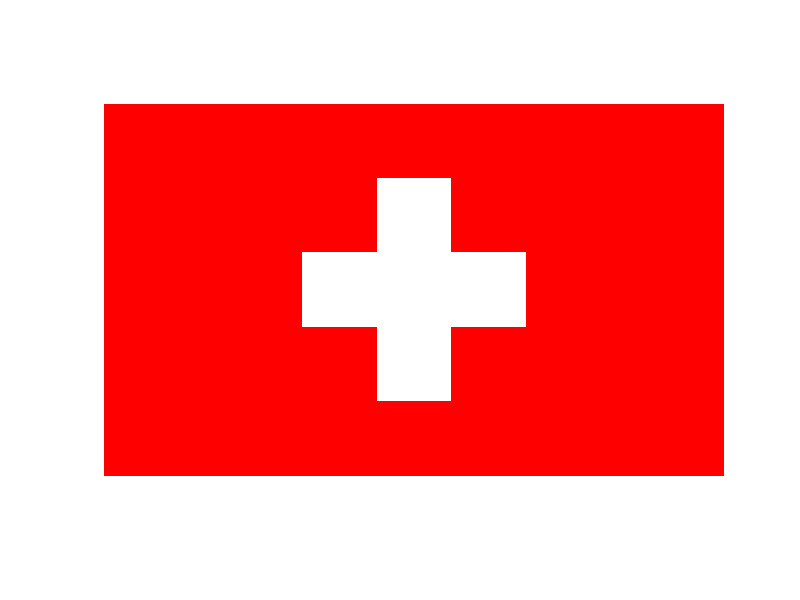

Here is the MATLAB script that generated this plot:
clc
ancho = 500;
alto = 300;

  background_color = [255, 0, 0];
  bandera = uint8(zeros([alto, ancho, 3]));
  bandera(:, :, 1) = background_color(1); % R
  bandera(:, :, 2) = background_color(2); % G
  bandera(:, :, 3) = background_color(3); % B

  ancho_cruz = 180; % Ancho de la cruz
  largo_cruz = 60; % Largo de la cruz

  inicio_x = floor((ancho - ancho_cruz) / 2) + 1;
  fin_x = inicio_x + ancho_cruz - 1;
  inicio_y = floor((alto - largo_cruz) / 2) + 1;
  fin_y = inicio_y + largo_cruz - 1;

  bandera(inicio_y:fin_y, inicio_x:fin_x, 1) = 255; % R en blanco
  bandera(inicio_y:fin_y, inicio_x:fin_x, 2) = 255; % G en blanco
  bandera(inicio_y:fin_y, inicio_x:fin_x, 3) = 255; % B en blanco

% Agregar una segunda línea blanca vertical en el centro
  segundo_ancho_cruz = 60;
  segundo_largo_cruz = largo_cruz + 120;

  inicio_segundo_x = floor((ancho - segundo_ancho_cruz) / 2) + 1;
  fin_segundo_x = inicio_segundo_x + segundo_ancho_cruz - 1;
  inicio_segundo_y = floor((alto - segundo_largo_cruz) / 2) + 1;
  fin_segundo_y = inicio_segundo_y + segundo_largo_cruz - 1;

  bandera(inicio_segundo_y:fin_segundo_y, inicio_segundo_x:fin_segundo_x, 1) = 255; % R en blanco
  bandera(inicio_segundo_y:fin_segundo_y, inicio_segundo_x:fin_segundo_x, 2) = 255; % G en blanco
  bandera(inicio_segundo_y:fin_segundo_y, inicio_segundo_x:fin_segundo_x, 3) = 255; % B en blanco



  figure, imshow(uint8(bandera))
